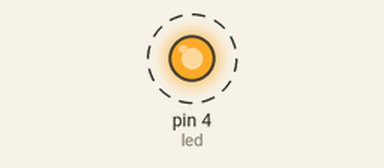
Bench run of a sketch on a simulated Arduino Uno, built with avr-gcc and run on an emulated ATmega328P. On the bench: output pins drawn as LEDs (lit = HIGH). Dashed ring = blinking.

Above: at 0.16 s.
Timing chart, 0 to 3.0 s (numbered marks = the images above):
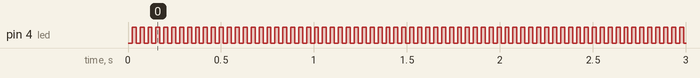

The sketch:

Svetodiod.ino
```cpp
int led = 4;

int ledState = LOW;
long previousMillis = 0;

long interval = 20;

void setup() {
  pinMode(led,OUTPUT);
}

void loop() {

unsigned long currentMillis = millis();

if(currentMillis - previousMillis > interval){
  previousMillis = currentMillis;

  if(ledState == LOW)
  {
    ledState = HIGH;
  }
  else{
    ledState = LOW;
  }

    digitalWrite(led,ledState);
  }
}
```

Measured:
- by itself, pin 4 (led): alternates HIGH for 0.02 s and LOW for 0.02 s
